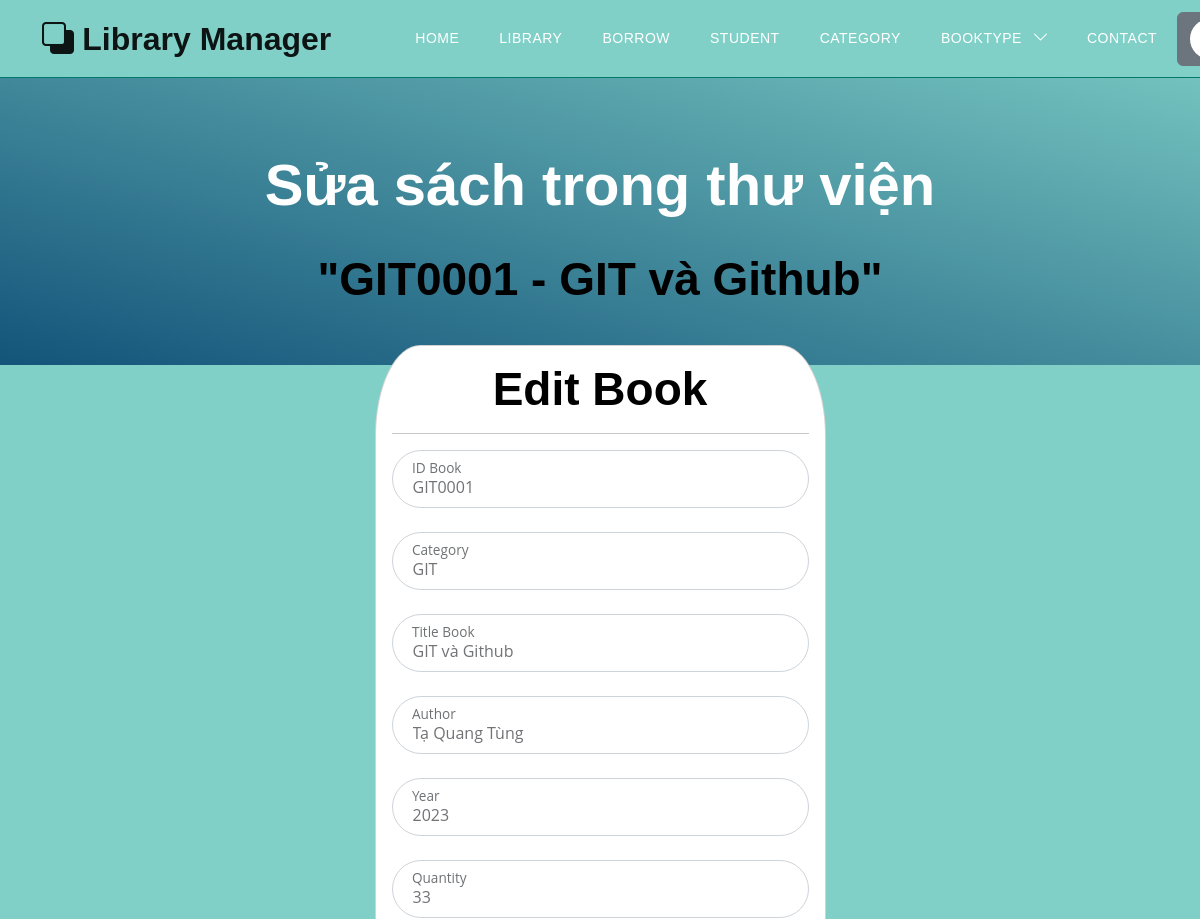
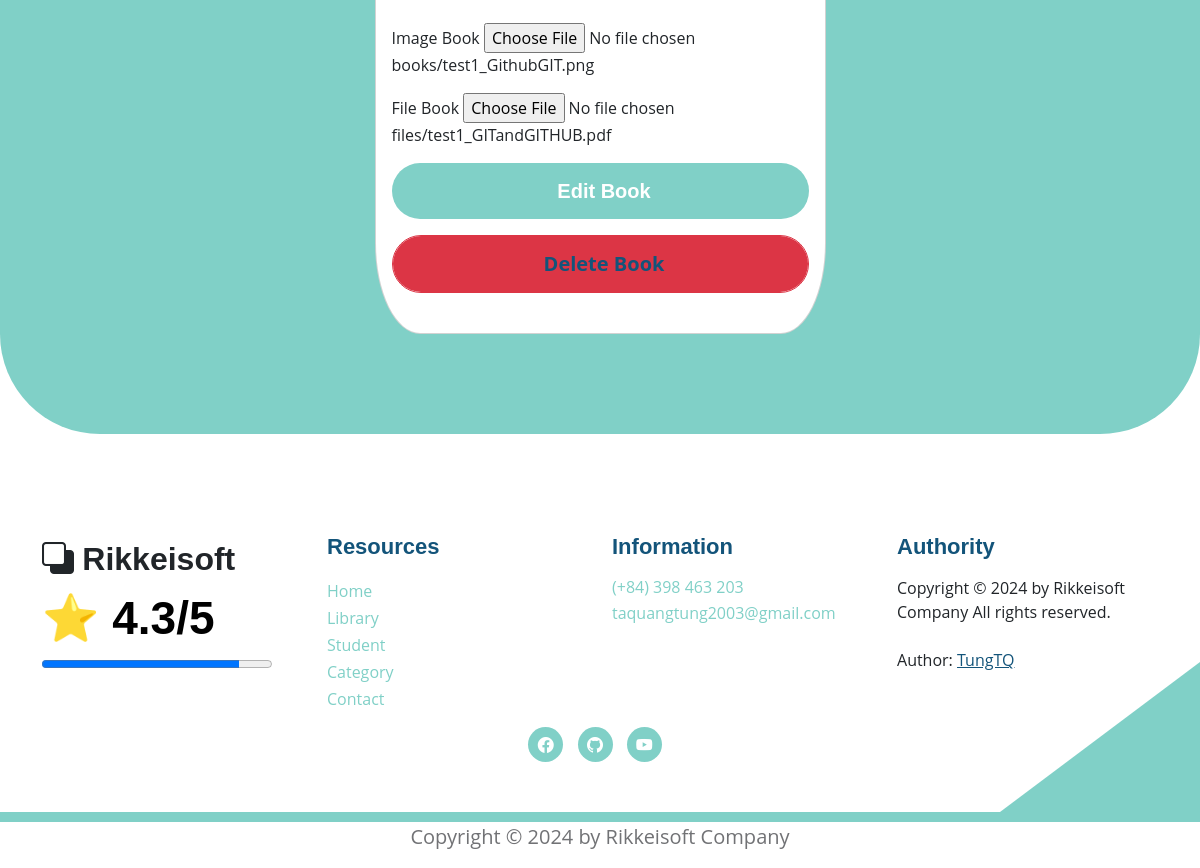
The page /books/edit_book?id=GIT0001 (signed in) on the database its author committed (2 pictures, top to bottom).
### models.py (models this page shows)
class Book(Base):
    __tablename__ = 'books'
    username_id = Column(String(30), ForeignKey('users.username'), nullable=False)
    id_book = Column(String(30), primary_key=True, unique=True, index=True)         # Số thứ tự sách
    title = Column(String(100), index=True)      # Tiêu đề sách
    author = Column(String(100), index=True)     # Tác giả
    year = Column(Integer)                  # Năm xuất bản
    quantity_amount = Column(Integer, index=True, default=0)
    category_id = Column(String(10), ForeignKey('category.category_id'), nullable=False)
    insert_at = Column(DateTime, index=True)
    insert_id = Column(String(30), index=True)
    update_at = Column(DateTime,index=True)
    update_id = Column(String(30), index=True)
    delete_at = Column(DateTime,index=True)
    delete_id = Column(String(30), index=True)
    delete_flag = Column(Integer, index=True)
    image_book = Column(String(100), index=True, nullable=True)         # Đường dẫn tới ảnh của sách
    pdf_book = Column(String(100), index=True, nullable=True)           # Đường dẫn tới file PDF của sách
    user = relationship("User", back_populates="books")
    category = relationship("Category", back_populates="category_books")
    borrows = relationship("BorrowBook", back_populates="book_borrow")
    borrowfinal = relationship("BorrowBookFinal", back_populates="book_borrow_final")
    comments = relationship("CommentBook", back_populates="book")

### routers/book.py (the view)
@router.get('/books/edit_book', response_class=HTMLResponse)
async def get_edit(request: Request, id: Optional[str] = None,
                   token: str = Cookie(None), db: Session = Depends(models.get_db)):
    mean_star = function.get_mean_star(db)
    all_category2 = db.query(models.Category).filter(models.Category.delete_flag != 1).all()
    if token:
        decodeJSON = jwt.decode(token, "secret", algorithms=["HS256"])
        username = decodeJSON["username"]
        all_category = db.query(models.Category.category_id).filter(models.Category.delete_flag != 1).all()
        user = function.get_user(db, username)
        if user.role != 2:
            book = db.query(models.Book).filter((models.Book.username_id == username) & (models.Book.id_book == id)).first()
        else:
            book = db.query(models.Book).filter((models.Book.id_book == id)).first()
        if book:
            return templates.TemplateResponse("books/edit_book.html", {"request": request,
                                                                 "book": book,
                                                                 "all_category": all_category,
                                                                 "mean_star": mean_star,
                                                                 "all_category2": all_category2})
        else:
            return templates.TemplateResponse("errors/error_template.html", {"request": request,
                                                                         "mean_star": mean_star,
                                                                         "error": "Không thấy sách cần sửa!"})
    else:
        return templates.TemplateResponse("errors/error_template.html", {"request": request,
                                                                  "mean_star": mean_star,
                                                                  "error": "Page Not Found"})

### templates/books/edit_book.html (shortened to what this page needs)
{% extends "base.html" %}
{% block content %}
<section class="hero-section d-flex justify-content-center align-items-center" id="section_1"
    style="padding-bottom: 50px;">
    <div class="container">
        <div class="row">
            <div class="col-lg-8 col-12 mx-auto">
                <h1 class="text-white text-center"> Sửa sách trong thư viện </h1>
                <br>
                <h2 class="text-center"> "{{book.id_book}} - {{book.title}}" </h2>
            </div>
        </div>
    </div>
</section>
<section class="featured-section">
    <div class="container">
        <div class="row justify-content-center">
            <div class="col-lg-5 col-md-7 col-12" style="padding-top: 80px;">
                <div class="card" style="border-radius: 10%;">
                    <div class="card-body">
                        <h2 class="card-title text-center"> Edit Book </h2>
                        <hr>
                        <form action="/books/edit_book" method="post" class="custom-form" role="form" enctype="multipart/form-data">
                            <div class="form-floating mb-3">
                                <input type="text" name="id" id="id" class="form-control" required=""
                                    placeholder="ID Book" value="{{book.id_book}}" readonly>
                                <label for="id_book"> ID Book </label>
                            </div>
                            <div class="form-floating mb-3">
                                <select name="category_id" id="category_id" class="form-control" required="">
                                    <option value="{{book.category_id}}"> {{book.category_id}} </option>
                                </select>
                                <label for="category_id">Category</label>
                            </div>
                            <div class="form-floating mb-3">
                                <input type="text" name="title" id="title" class="form-control" required=""
                                    placeholder="Title" value="{{book.title}}">
                                <label for="title"> Title Book </label>
                            </div>
                            <div class="form-floating mb-3">
                                <input type="text" name="author" id="author" class="form-control" required=""
                                    placeholder="Author" value="{{book.author}}">
                                <label for="author"> Author </label>
                            </div>
                            <div class="form-floating mb-3">
                                <input type="number" name="year" id="year" class="form-control" required=""
                                    placeholder="year" value="{{book.year}}">
                                <label for="year"> Year </label>
                            </div>
                            <div class="form-floating mb-3">
                                <input type="number" name="quantity" id="quantity" class="form-control" required=""
                                    placeholder="quantity" value="{{book.quantity_amount}}">
                                <label for="quantity"> Quantity </label>
                            </div>
                            <div class="form-group mb-3">
                                <label for="book_image">Image Book</label>
                                <input type="file" class="form-control-file" id="book_image" name="book_image" value="{{book.image_book}}"> {{book.image_book}}
                            </div>
                            <div class="form-group mb-3">
                                <label for="book_pdf">File Book</label>
                                <input type="file" class="form-control-file" id="book_pdf" name="book_pdf" value="{{book.pdf_book}}"> {{book.pdf_book}}
                            </div>
                            <button type="submit" class="form-control btn btn-primary"> Edit Book </button>
                            <button type="button" class="form-control btn btn-danger mt-3" style="color:aliceblue; font-size: 20px;"> <b> <a href="/books/delete_book?id={{book.id_book}}"> Delete Book </a></b> </button>
                        </form>
                    </div>
                </div>
            </div>
        </div>
    </div>
</section>
{% endblock content %}

### static/css/templatemo-topic-listing.css (style rules this page uses)
:root { --white-color: #ffffff; --primary-color: #13547a; --secondary-color: #80d0c7; --section-bg-color: #f0f8ff; --custom-btn-bg-color: #80d0c7; --custom-btn-bg-hover-color: #13547a; --dark-color: #000000; --p-color: #717275; --border-color: #7fffd4; --link-hover-color: #13547a; --body-font-family: 'Open Sans', sans-serif; --title-font-family: 'Montserrat', sans-serif; --h1-font-size: 58px; --h2-font-size: 46px; --h3-font-size: 32px; --h4-font-size: 28px; --h5-font-size: 24px; --h6-font-size: 22px; --p-font-size: 20px; --menu-font-size: 14px; --btn-font-size: 18px; --copyright-font-size: 16px; --border-radius-large: 100px; --border-radius-medium: 20px; --border-radius-small: 10px; --font-weight-normal: 400; --font-weight-medium: 500; --font-weight-semibold: 600; --font-weight-bold: 700; }
body { background-color: var(--white-color); font-family: var(--body-font-family); }
h2, h3, h4, h5, h6 { color: var(--dark-color); }
h1, h2, h3, h4, h5, h6 { font-family: var(--title-font-family); font-weight: var(--font-weight-semibold); }
h1 { font-size: var(--h1-font-size); font-weight: var(--font-weight-bold); }
h2 { font-size: var(--h2-font-size); font-weight: var(--font-weight-bold); }
a, button { touch-action: manipulation; transition: all 0.3s; }
a { display: inline-block; color: var(--primary-color); text-decoration: none; }
b, strong { font-weight: var(--font-weight-bold); }
.hero-section { background-image: linear-gradient(15deg, #13547a 0%, #80d0c7 100%); position: relative; overflow: hidden; padding-top: 150px; padding-bottom: 150px; }
.featured-section { background-color: var(--secondary-color); border-radius: 0 0 100px 100px; padding-bottom: 100px; }
.featured-section .row { position: relative; bottom: 100px; margin-bottom: -100px; }
.custom-form .form-control { border-radius: var(--border-radius-large); color: var(--p-color); margin-bottom: 24px; padding-top: 13px; padding-bottom: 13px; padding-left: 20px; outline: none; }
.form-floating>label { padding-left: 20px; }
.custom-form button[type="submit"] { background: var(--custom-btn-bg-color); border: none; border-radius: var(--border-radius-large); color: var(--white-color); font-family: var(--title-font-family); font-size: var(--p-font-size); font-weight: var(--font-weight-semibold); transition: all 0.3s; margin-bottom: 0; }

### rows shown on the page
Book: id_book "GIT0001", title "GIT và Github", id "GIT0001", category_id "GIT", author "Tạ Quang Tùng", year "2023", quantity "33", image_book "books/test1_GithubGIT.png", pdf_book "files/test1_GITandGITHUB.pdf"

### other values the page prints
{{ mean_star }} "4.3"
